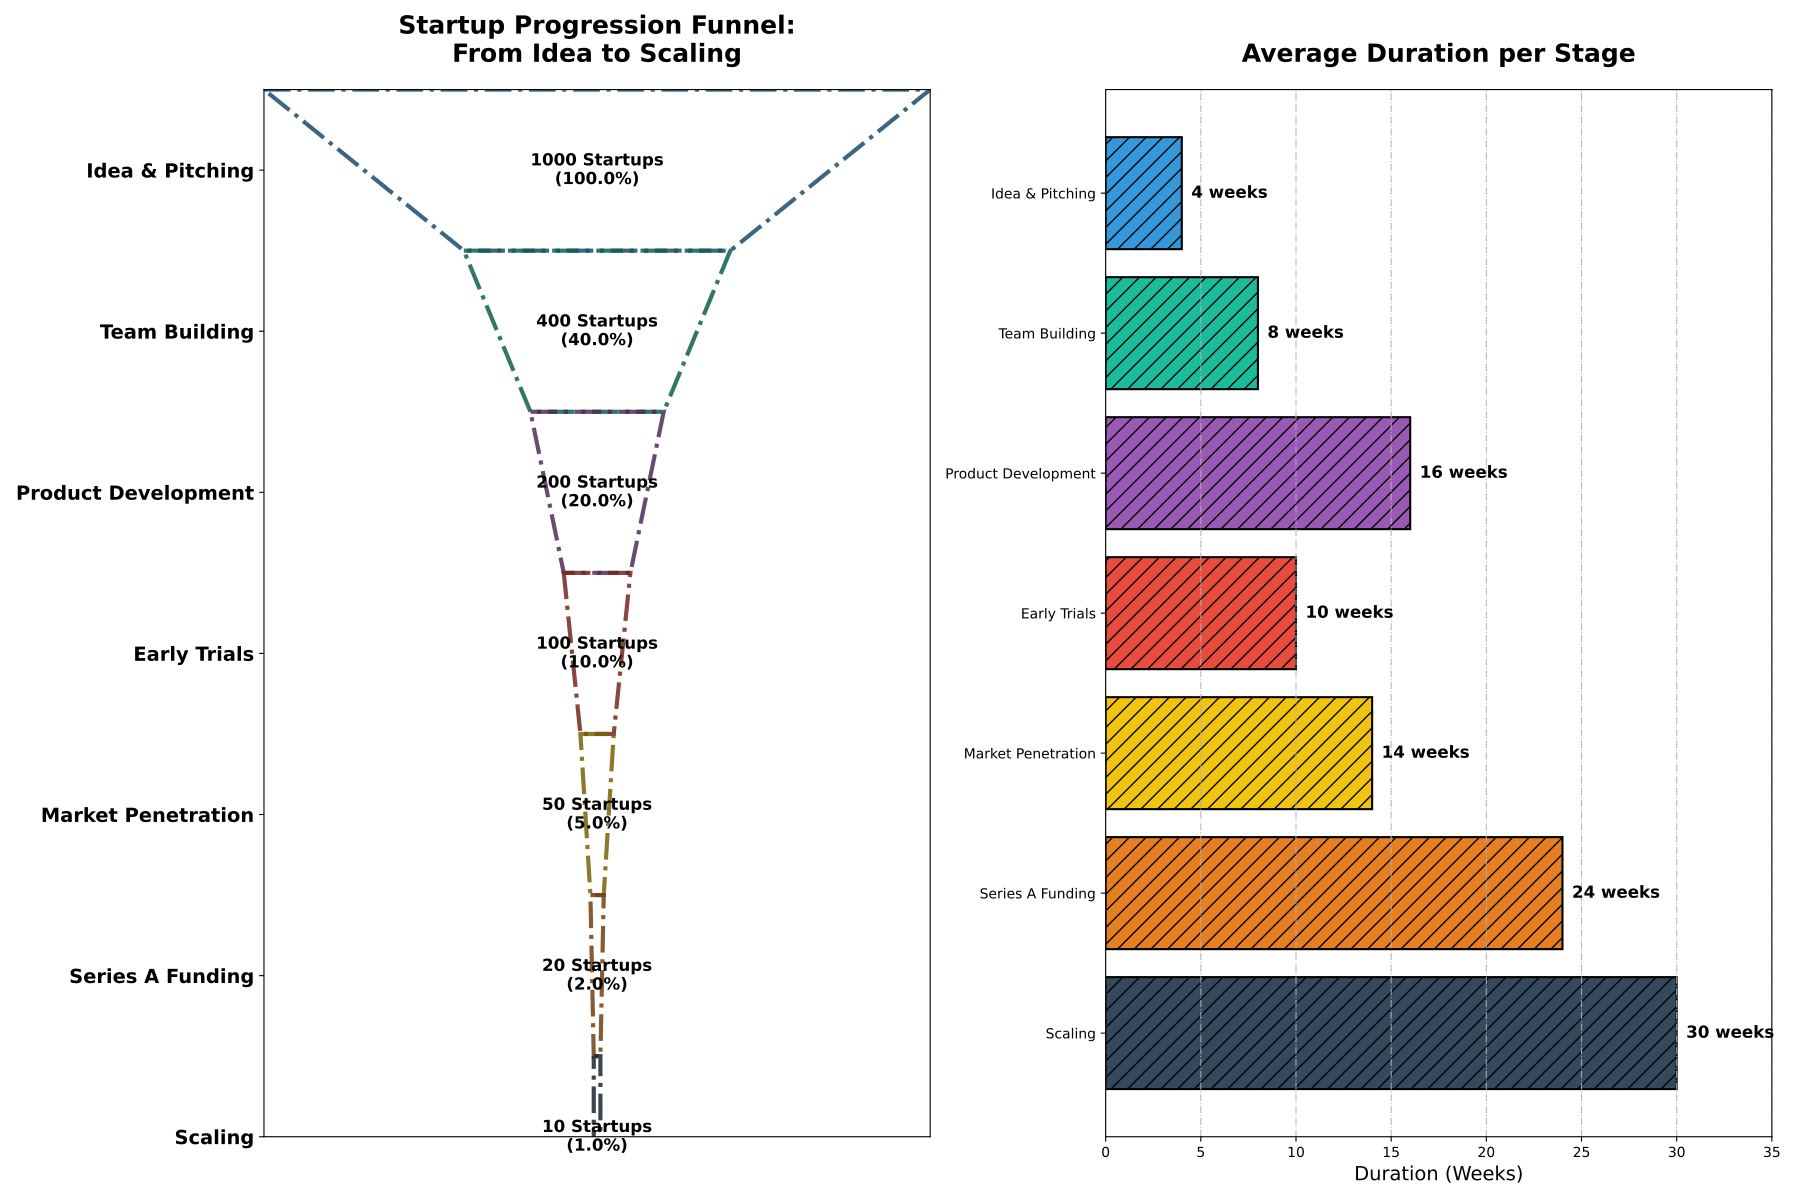

Write Python code to recreate this figure.
import matplotlib
import matplotlib.pyplot as plt
import matplotlib.patches as patches
import numpy as np

# Added a new stage and corresponding values
stages = ["Idea & Pitching", "Team Building", "Product Development", "Early Trials", "Market Penetration", "Series A Funding", "Scaling"]
startup_counts = [1000, 400, 200, 100, 50, 20, 10]
average_durations = [4, 8, 16, 10, 14, 24, 30]  # Added duration for new stage

widths = [count / max(startup_counts) for count in startup_counts]
colors = ['#3498db', '#1abc9c', '#9b59b6', '#e74c3c', '#f1c40f', '#e67e22', '#34495e']  # Added additional color

polygon_points = []
for i, width in enumerate(widths):
    bottom_width = width if i == len(widths) - 1 else widths[i + 1]
    top_left = ((1 - width) / 2, i)
    top_right = ((1 + width) / 2, i)
    bottom_left = ((1 - bottom_width) / 2, i + 1)
    bottom_right = ((1 + bottom_width) / 2, i + 1)
    polygon_points.append([top_left, top_right, bottom_right, bottom_left])

fig, (ax1, ax2) = plt.subplots(1, 2, figsize=(18, 12))
plt.subplots_adjust(wspace=0.4)

# Loop updated to include the new stage
for i, (points, color) in enumerate(zip(polygon_points, colors)):
    edge_color = tuple(map(lambda x: x * 0.5, matplotlib.colors.to_rgba(color)[:3])) + (1,)
    funnel_polygon = patches.Polygon(points, closed=True, facecolor='none', edgecolor=edge_color, linewidth=3, linestyle='-.', alpha=0.85)
    ax1.add_patch(funnel_polygon)
    
    percentage = (startup_counts[i] / max(startup_counts)) * 100
    ax1.text(0.5, i + 0.5, f'{startup_counts[i]} Startups\n({percentage:.1f}%)', 
             va='center', ha='center', fontsize=12, color='black', fontweight='bold')

ax1.set_yticks([i + 0.5 for i in range(len(stages))])
ax1.set_yticklabels(stages, fontsize=14, fontweight='bold')
ax1.invert_yaxis()
ax1.set_xticks([])
ax1.set_xlim(0, 1)
ax1.set_title("Startup Progression Funnel:\nFrom Idea to Scaling", fontsize=18, fontweight='bold', pad=20)

# Updated barh function for incorporating new data
ax2.barh(stages, average_durations, color=colors, edgecolor='black', hatch='//', linestyle='-', linewidth=1.5)
ax2.set_xlabel('Duration (Weeks)', fontsize=14)
ax2.set_title("Average Duration per Stage", fontsize=18, fontweight='bold', pad=20)
ax2.set_xlim(0, max(average_durations) + 5)
ax2.invert_yaxis()
ax2.grid(axis='x', linestyle='-.', alpha=0.9)

for i, v in enumerate(average_durations):
    ax2.text(v + 0.5, i, f'{v} weeks', va='center', fontsize=12, color='black', fontweight='bold')

plt.tight_layout()
plt.show()
